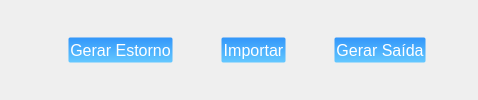
                   <widget class="QFrame" name="frame_btns_estorno_saida_importar">
                    <property name="sizePolicy">
                     <sizepolicy hsizetype="Expanding" vsizetype="Expanding">
                      <horstretch>0</horstretch>
                      <verstretch>0</verstretch>
                     </sizepolicy>
                    </property>
                    <property name="frameShape">
                     <enum>QFrame::NoFrame</enum>
                    </property>
                    <property name="frameShadow">
                     <enum>QFrame::Raised</enum>
                    </property>
                    <layout class="QGridLayout" name="gridLayout_58">
                     <item row="0" column="0">
                      <layout class="QHBoxLayout" name="layout_btns_importar_saida_estorno">
                       <item>
                        <spacer name="horizontalSpacer_7">
                         <property name="orientation">
                          <enum>Qt::Horizontal</enum>
                         </property>
                         <property name="sizeHint" stdset="0">
                          <size>
                           <width>56</width>
                           <height>20</height>
                          </size>
                         </property>
                        </spacer>
                       </item>
                       <item>
                        <widget class="QPushButton" name="btn_gerar_estorno">
                         <property name="sizePolicy">
                          <sizepolicy hsizetype="MinimumExpanding" vsizetype="Expanding">
                           <horstretch>0</horstretch>
                           <verstretch>0</verstretch>
                          </sizepolicy>
                         </property>
                         <property name="maximumSize">
                          <size>
                           <width>161</width>
                           <height>28</height>
                          </size>
                         </property>
                         <property name="styleSheet">
                          <string notr="true">QPushButton {
    color: rgb(255, 255, 255);
    border-radius: 3px;
    font-size: 16px;
    background: qlineargradient(x1:0, y1:0, x2:0, y2:1, stop:0 rgb(50, 150, 250), stop:1 rgb(100, 200, 255)); /* Gradiente de azul claro para azul mais claro */
    border: 3px solid transparent;
}

QPushButton:hover {
    background: qlineargradient(x1:0, y1:0, x2:0, y2:1, stop:0 rgb(100, 180, 255), stop:1 rgb(150, 220, 255)); /* Gradiente de azul mais claro para azul ainda mais claro */
    color: black;
}
</string>
                         </property>
                         <property name="text">
                          <string>Gerar Estorno</string>
                         </property>
                        </widget>
                       </item>
                       <item>
                        <spacer name="horizontalSpacer_10">
                         <property name="orientation">
                          <enum>Qt::Horizontal</enum>
                         </property>
                         <property name="sizeHint" stdset="0">
                          <size>
                           <width>40</width>
                           <height>20</height>
                          </size>
                         </property>
                        </spacer>
                       </item>
                       <item>
                        <widget class="QPushButton" name="btn_importar">
                         <property name="sizePolicy">
                          <sizepolicy hsizetype="Expanding" vsizetype="Expanding">
                           <horstretch>0</horstretch>
                           <verstretch>0</verstretch>
                          </sizepolicy>
                         </property>
                         <property name="maximumSize">
                          <size>
                           <width>168</width>
                           <height>28</height>
                          </size>
                         </property>
                         <property name="styleSheet">
                          <string notr="true">QPushButton {
    color: rgb(255, 255, 255);
    border-radius: 3px;
    font-size: 16px;
    background: qlineargradient(x1:0, y1:0, x2:0, y2:1, stop:0 rgb(50, 150, 250), stop:1 rgb(100, 200, 255)); /* Gradiente de azul claro para azul mais claro */
    border: 3px solid transparent;
}

QPushButton:hover {
    background: qlineargradient(x1:0, y1:0, x2:0, y2:1, stop:0 rgb(100, 180, 255), stop:1 rgb(150, 220, 255)); /* Gradiente de azul mais claro para azul ainda mais claro */
    color: black;
}
</string>
                         </property>
                         <property name="text">
                          <string>Importar</string>
                         </property>
                        </widget>
                       </item>
                       <item>
                        <spacer name="horizontalSpacer_9">
                         <property name="orientation">
                          <enum>Qt::Horizontal</enum>
                         </property>
                         <property name="sizeHint" stdset="0">
                          <size>
                           <width>40</width>
                           <height>20</height>
                          </size>
                         </property>
                        </spacer>
                       </item>
                       <item>
                        <widget class="QPushButton" name="btn_gerar_saida">
                         <property name="sizePolicy">
                          <sizepolicy hsizetype="Expanding" vsizetype="Expanding">
                           <horstretch>0</horstretch>
                           <verstretch>0</verstretch>
                          </sizepolicy>
                         </property>
                         <property name="maximumSize">
                          <size>
                           <width>168</width>
                           <height>28</height>
                          </size>
                         </property>
                         <property name="styleSheet">
                          <string notr="true">QPushButton {
    color: rgb(255, 255, 255);
    border-radius: 3px;
    font-size: 16px;
    background: qlineargradient(x1:0, y1:0, x2:0, y2:1, stop:0 rgb(50, 150, 250), stop:1 rgb(100, 200, 255)); /* Gradiente de azul claro para azul mais claro */
    border: 3px solid transparent;
}

QPushButton:hover {
    background: qlineargradient(x1:0, y1:0, x2:0, y2:1, stop:0 rgb(100, 180, 255), stop:1 rgb(150, 220, 255)); /* Gradiente de azul mais claro para azul ainda mais claro */
    color: black;
}
</string>
                         </property>
                         <property name="text">
                          <string>Gerar Saída</string>
                         </property>
                        </widget>
                       </item>
                       <item>
                        <spacer name="horizontalSpacer_8">
                         <property name="orientation">
                          <enum>Qt::Horizontal</enum>
                         </property>
                         <property name="sizeHint" stdset="0">
                          <size>
                           <width>40</width>
                           <height>20</height>
                          </size>
                         </property>
                        </spacer>
                       </item>
                      </layout>
                     </item>
                    </layout>
                   </widget>
